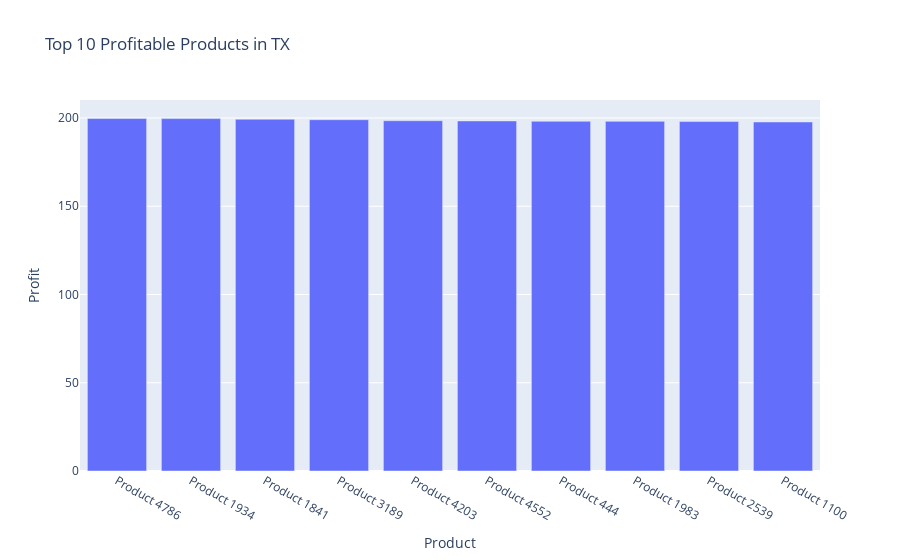

Notebook source saved alongside this figure:
### Code cell
top_n = 10  # Change this number if needed
top_products = state_data.groupby("Product Name")["Profit"].sum().nlargest(top_n).reset_index()

fig = px.bar(top_products, x="Product Name", y="Profit", 
             title=f"Top {top_n} Profitable Products in {top_state}", 
             labels={"Profit": "Profit", "Product Name": "Product"})
fig.show()

### Figure 1 — Plotly figure (JSON) as saved in the notebook; plotly's stock layout.template omitted (floating-point values rounded to 4 significant figures)
{"data": [{"hovertemplate": "Product=%{x}<br>Profit=%{y}<extra></extra>", "legendgroup": "", "marker": {"color": "#636efa", "pattern": {"shape": ""}}, "name": "", "orientation": "v", "showlegend": false, "textposition": "auto", "type": "bar", "x": ["Product 4786", "Product 1934", "Product 1841", "Product 3189", "Product 4203", "Product 4552", "Product 444", "Product 1983", "Product 2539", "Product 1100"], "xaxis": "x", "y": [199.7, 199.7, 199.3, 199.0, 198.5, 198.3, 198.1, 198.1, 198.0, 197.7], "yaxis": "y"}], "layout": {"barmode": "relative", "legend": {"tracegroupgap": 0}, "title": {"text": "Top 10 Profitable Products in TX"}, "xaxis": {"anchor": "y", "domain": [0, 1], "title": {"text": "Product"}}, "yaxis": {"anchor": "x", "domain": [0, 1], "title": {"text": "Profit"}}}}
